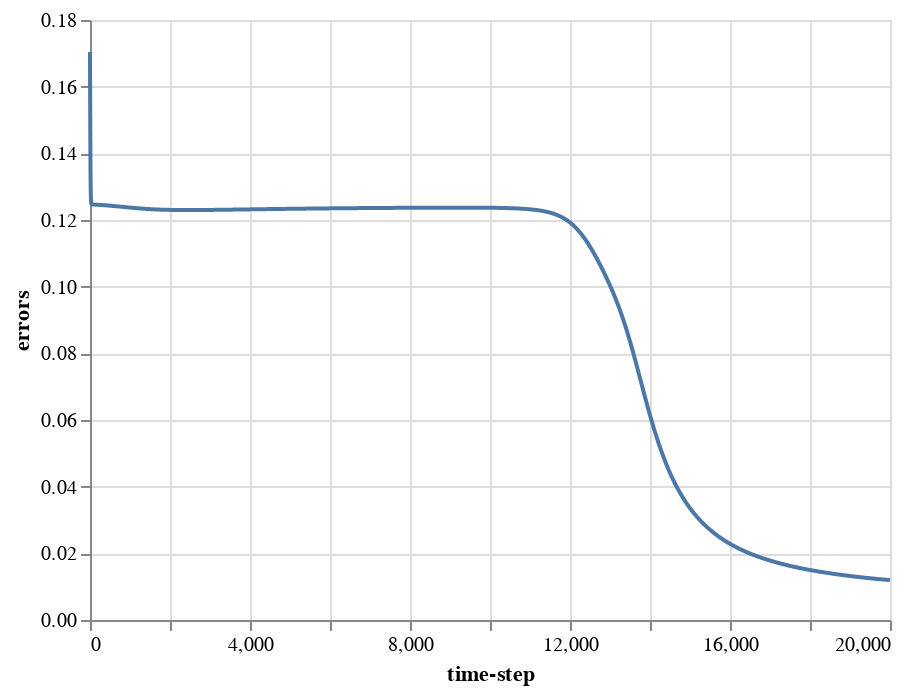

Here is the notebook cell this chart was saved with:
### Code cell
df = pd.DataFrame({"errors":errors, "time-step": np.arange(0, len(errors))})

alt.Chart(df).mark_line().encode(x="time-step", y="errors")

### Figure 1 — Vega-Lite specification as saved in the notebook (floating-point values rounded to 4 significant figures; data arrays with more than 128 entries replaced by an {"elided": "..."} marker saying what was removed)
{"config": {"view": {"continuousWidth": 400, "continuousHeight": 300}}, "data": {"name": "data-e387640c30092a1dd5aafb40a49ccb20"}, "mark": "line", "encoding": {"x": {"type": "quantitative", "field": "time-step"}, "y": {"type": "quantitative", "field": "errors"}}, "$schema": "https://vega.github.io/schema/vega-lite/v4.0.2.json", "datasets": {"data-e387640c30092a1dd5aafb40a49ccb20": {"elided": "20000 records"}}}
